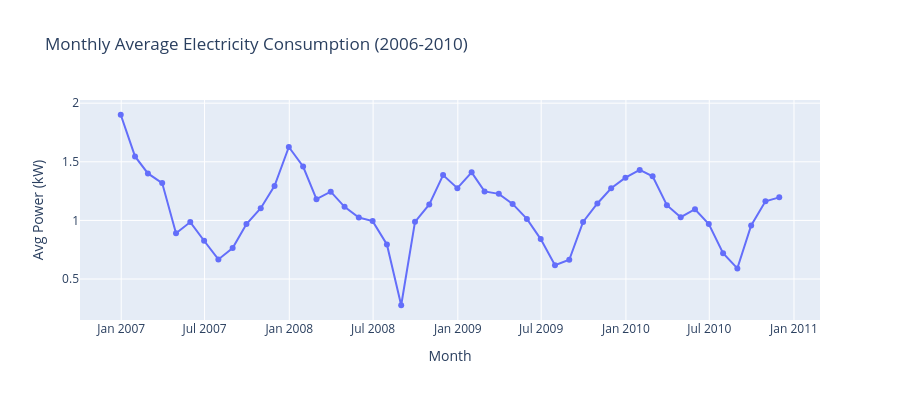

The notebook cell this image was saved under:
### Code cell
fig = px.line(
    monthly,
    x='Month',
    y='Global_active_power',
    title='Monthly Average Electricity Consumption (2006-2010)',
    labels={'Month': 'Month', 'Global_active_power': 'Avg Power (kW)'},
    markers=True
)

fig.update_layout(height=400)
fig.show()
